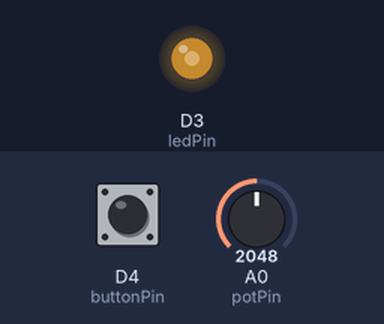
Simulated run of this sketch. Board: Particle Photon. Shown: output pins drawn as LEDs (lit = HIGH). The test bench sets the inputs (shaded band); at power-on: A0 (potPin) = 2048, D4 (buttonPin) HIGH.

Above: at 1.8 s.
1.9 s: A0 (potPin) set to 2866
At 2.7 s:
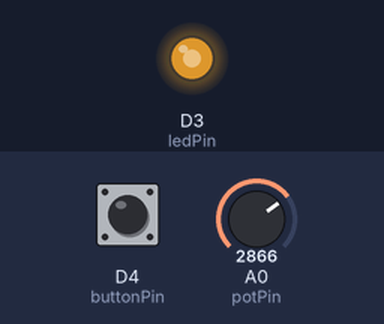
3.5 s: A0 (potPin) set to 3603
At 5.2 s:
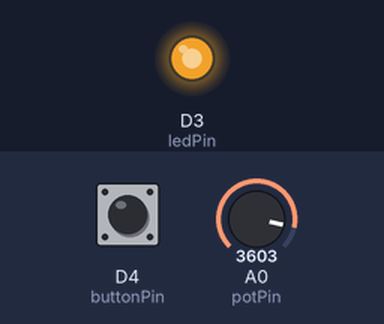
5.5 s: A0 (potPin) set to 491
At 7.0 s:
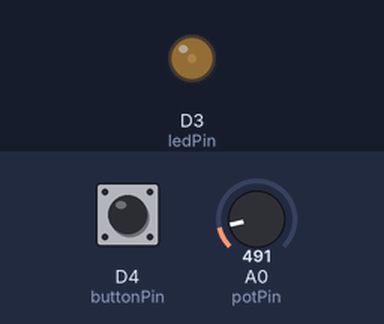
7.5 s: A0 (potPin) set to 0
At 8.5 s:
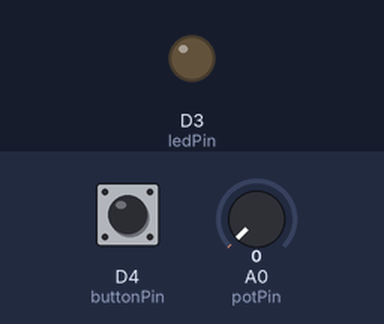
9.5 s: A0 (potPin) set to 2047
At 11.2 s:
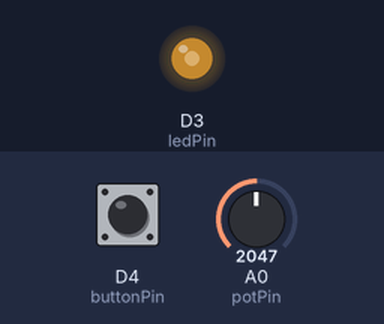
Timing chart, 0 to 12.5 s (numbered marks = the images above; inputs shaded):
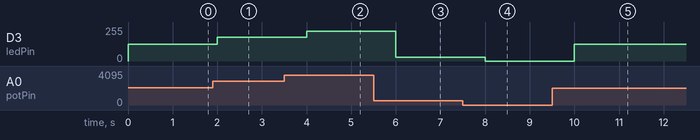

Measured:
- after the input at 1.9 s, D3 (ledPin): 127/255 → 178/255 after 0.10 s
- after the input at 3.5 s, D3 (ledPin): 178/255 → 224/255 after 0.50 s
- after the input at 5.5 s, D3 (ledPin): 224/255 → 30/255 after 0.50 s
- after the input at 7.5 s, D3 (ledPin): 30/255 → 0/255 after 0.50 s
- after the input at 9.5 s, D3 (ledPin): 0/255 → 127/255 after 0.50 s

The sketch:

LED.ino
```cpp
// Define a pin we'll place an LED on
int ledPin = D3;

// Our button wired to D0
int buttonPin = D4;

// Define a pin that we'll place the pot on
int potPin = A0;

// Create a variable to hold the pot reading
int potReading = 0;

// Create a variable to store the LED brightness.
int ledBrightness = 0;

void setup()
{
  // Set up the LED for output
  pinMode(ledPin, OUTPUT);

  // For input, we define the
  // pushbutton as an input-pullup
  // this uses an internal pullup resistor
  // to manage consistent reads from the device

  pinMode( buttonPin , INPUT_PULLUP); // sets pin as input

  // Create a cloud variable of type integer
  // called 'dial' mapped to potReading

  Particle.variable("dial", potReading );

  Particle.variable("brightness", ledBrightness );


}

void loop()
{
  // Use analogRead to read the potentiometer reading
  // This gives us a value from 0 to 4095
  potReading = analogRead(potPin);

  // Map this value into the PWM range (0-255)
  // and store as the led brightness
  ledBrightness = map(potReading, 0, 4095, 0, 255);

  // fade the LED to the desired brightness
  analogWrite(ledPin, ledBrightness);

  int buttonState = digitalRead( buttonPin );

	 if( buttonState == LOW )
	 {
	  // turn the LED On
	  Particle.publish( "iveBeenPushed" );
	 }

  // wait 1/10th of a second and then loop
  delay(1000);

}
```
